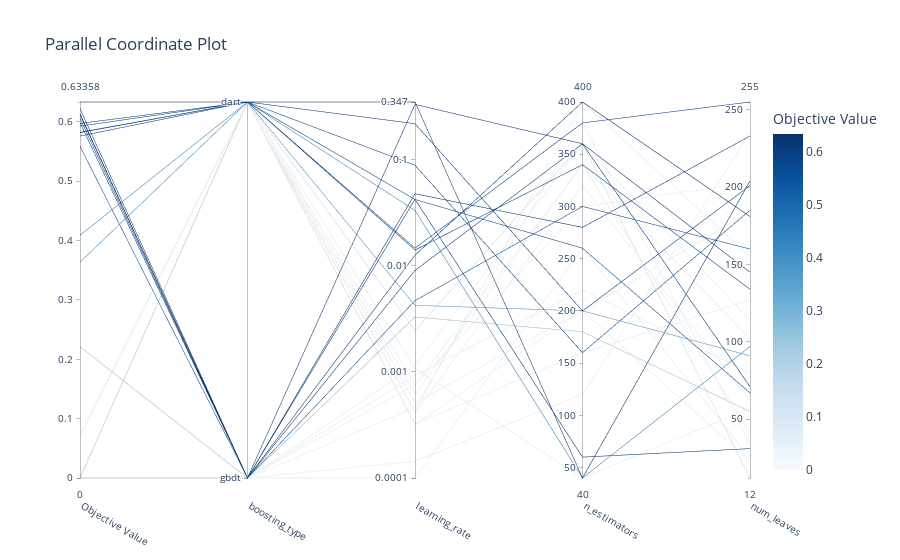

Here is the notebook cell this chart was saved with:
### Code cell
fig.show()

### Figure 1 — Plotly figure (JSON) as saved in the notebook; plotly's stock layout.template omitted (floating-point values rounded to 4 significant figures)
{"data": [{"dimensions": [{"label": "Objective Value", "range": [0, 0.6336], "values": [0, 0.3637, 0, 0.4089, 0, 0.559, 0, 0.07148, 0.6336, 0, 0.599, 0, 0, 0, 0.6123, 0, 0, 0.6138, 0.5929, 0.5975, 0.5826, 0, 0.5762, 0.582, 0, 0.6059, 0, 0, 0.6224, 0.2212]}, {"label": "boosting_type", "range": [0, 1], "ticktext": ["gbdt", "dart"], "tickvals": [0, 1], "values": [0, 1, 1, 1, 0, 0, 0, 1, 1, 1, 0, 1, 0, 1, 0, 0, 0, 0, 1, 1, 1, 1, 1, 1, 1, 0, 1, 1, 0, 0]}, {"label": "learning_rate", "range": [-3.999, -0.4599], "ticktext": ["0.0001", "0.001", "0.01", "0.1", "0.347"], "tickvals": [-3.999, -3, -2, -1, -0.4599], "values": [-3.337, -2.374, -3.125, -1.481, -3.035, -2.33, -3.121, -2.61, -0.4599, -3.21, -1.376, -3.374, -2.94, -3.382, -1.902, -3.999, -3.842, -1.324, -1.835, -0.6642, -1.854, -2.967, -1.377, -1.055, -3.493, -2.046, -3.292, -3.495, -0.4824, -2.483]}, {"label": "n_estimators", "range": [40, 400], "values": [380, 200, 300, 40, 220, 300, 340, 360, 40, 340, 60, 400, 360, 320, 400, 260, 120, 280, 380, 200, 340, 40, 260, 160, 160, 360, 200, 200, 360, 180]}, {"label": "num_leaves", "range": [12, 255], "values": [34, 91, 203, 97, 80, 160, 102, 12, 204, 41, 31, 155, 114, 62, 181, 25, 235, 233, 255, 201, 134, 57, 67, 185, 127, 71, 23, 184, 145, 55]}], "labelangle": 30, "labelside": "bottom", "line": {"color": [0, 0.3637, 0, 0.4089, 0, 0.559, 0, 0.07148, 0.6336, 0, 0.599, 0, 0, 0, 0.6123, 0, 0, 0.6138, 0.5929, 0.5975, 0.5826, 0, 0.5762, 0.582, 0, 0.6059, 0, 0, 0.6224, 0.2212], "colorbar": {"title": {"text": "Objective Value"}}, "colorscale": [[0, "rgb(247,251,255)"], [0.125, "rgb(222,235,247)"], [0.25, "rgb(198,219,239)"], [0.375, "rgb(158,202,225)"], [0.5, "rgb(107,174,214)"], [0.625, "rgb(66,146,198)"], [0.75, "rgb(33,113,181)"], [0.875, "rgb(8,81,156)"], [1, "rgb(8,48,107)"]], "reversescale": false, "showscale": true}, "type": "parcoords"}], "layout": {"title": {"text": "Parallel Coordinate Plot"}}}
